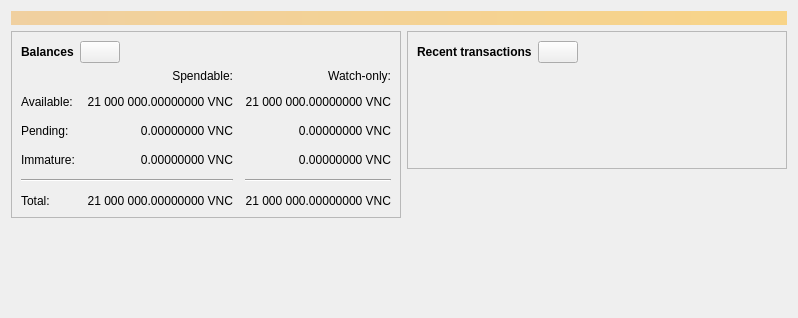
<?xml version="1.0" encoding="UTF-8"?>
<ui version="4.0">
 <class>OverviewPage</class>
 <widget class="QWidget" name="OverviewPage">
  <property name="geometry">
   <rect>
    <x>0</x>
    <y>0</y>
    <width>798</width>
    <height>318</height>
   </rect>
  </property>
  <property name="windowTitle">
   <string>Form</string>
  </property>
  <layout class="QVBoxLayout" name="topLayout">
   <item>
    <widget class="QLabel" name="labelAlerts">
     <property name="visible">
      <bool>false</bool>
     </property>
     <property name="styleSheet">
      <string notr="true">QLabel { background-color: qlineargradient(x1: 0, y1: 0, x2: 1, y2: 0, stop:0 #F0D0A0, stop:1 #F8D488); color:#000000; }</string>
     </property>
     <property name="wordWrap">
      <bool>true</bool>
     </property>
     <property name="margin">
      <number>3</number>
     </property>
     <property name="textInteractionFlags">
      <set>Qt::TextSelectableByMouse</set>
     </property>
    </widget>
   </item>
   <item>
    <layout class="QHBoxLayout" name="horizontalLayout" stretch="1,1">
     <item>
      <layout class="QVBoxLayout" name="verticalLayout_2">
       <item>
        <widget class="QFrame" name="frame">
         <property name="frameShape">
          <enum>QFrame::StyledPanel</enum>
         </property>
         <property name="frameShadow">
          <enum>QFrame::Raised</enum>
         </property>
         <layout class="QVBoxLayout" name="verticalLayout_4">
          <item>
           <layout class="QHBoxLayout" name="horizontalLayout_4">
            <item>
             <widget class="QLabel" name="label_5">
              <property name="font">
               <font>
                <weight>75</weight>
                <bold>true</bold>
               </font>
              </property>
              <property name="text">
               <string>Balances</string>
              </property>
             </widget>
            </item>
            <item>
             <widget class="QPushButton" name="labelWalletStatus">
              <property name="enabled">
               <bool>true</bool>
              </property>
              <property name="maximumSize">
               <size>
                <width>45</width>
                <height>16777215</height>
               </size>
              </property>
              <property name="toolTip">
               <string>The displayed information may be out of date. Your wallet automatically synchronizes with the Vincoin network after a connection is established, but this process has not completed yet.</string>
              </property>
              <property name="text">
               <string/>
              </property>
              <property name="icon">
               <iconset resource="../vincoin.qrc">
                <normaloff>:/icons/warning</normaloff>
                <disabledoff>:/icons/warning</disabledoff>:/icons/warning</iconset>
              </property>
              <property name="iconSize">
               <size>
                <width>24</width>
                <height>24</height>
               </size>
              </property>
             </widget>
            </item>
            <item>
             <spacer name="horizontalSpacer_3">
              <property name="orientation">
               <enum>Qt::Horizontal</enum>
              </property>
              <property name="sizeHint" stdset="0">
               <size>
                <width>40</width>
                <height>20</height>
               </size>
              </property>
             </spacer>
            </item>
           </layout>
          </item>
          <item>
           <layout class="QGridLayout" name="gridLayout">
            <property name="spacing">
             <number>12</number>
            </property>
            <item row="2" column="2">
             <widget class="QLabel" name="labelWatchPending">
              <property name="cursor">
               <cursorShape>IBeamCursor</cursorShape>
              </property>
              <property name="toolTip">
               <string>Unconfirmed transactions to watch-only addresses</string>
              </property>
              <property name="text">
               <string notr="true">0.00000000 VNC</string>
              </property>
              <property name="alignment">
               <set>Qt::AlignRight|Qt::AlignTrailing|Qt::AlignVCenter</set>
              </property>
              <property name="textInteractionFlags">
               <set>Qt::LinksAccessibleByMouse|Qt::TextSelectableByKeyboard|Qt::TextSelectableByMouse</set>
              </property>
             </widget>
            </item>
            <item row="2" column="1">
             <widget class="QLabel" name="labelUnconfirmed">
              <property name="cursor">
               <cursorShape>IBeamCursor</cursorShape>
              </property>
              <property name="toolTip">
               <string>Total of transactions that have yet to be confirmed, and do not yet count toward the spendable balance</string>
              </property>
              <property name="text">
               <string notr="true">0.00000000 VNC</string>
              </property>
              <property name="alignment">
               <set>Qt::AlignRight|Qt::AlignTrailing|Qt::AlignVCenter</set>
              </property>
              <property name="textInteractionFlags">
               <set>Qt::LinksAccessibleByMouse|Qt::TextSelectableByKeyboard|Qt::TextSelectableByMouse</set>
              </property>
             </widget>
            </item>
            <item row="3" column="2">
             <widget class="QLabel" name="labelWatchImmature">
              <property name="cursor">
               <cursorShape>IBeamCursor</cursorShape>
              </property>
              <property name="toolTip">
               <string>Mined balance in watch-only addresses that has not yet matured</string>
              </property>
              <property name="text">
               <string notr="true">0.00000000 VNC</string>
              </property>
              <property name="alignment">
               <set>Qt::AlignRight|Qt::AlignTrailing|Qt::AlignVCenter</set>
              </property>
              <property name="textInteractionFlags">
               <set>Qt::LinksAccessibleByMouse|Qt::TextSelectableByKeyboard|Qt::TextSelectableByMouse</set>
              </property>
             </widget>
            </item>
            <item row="4" column="0" colspan="2">
             <widget class="Line" name="line">
              <property name="orientation">
               <enum>Qt::Horizontal</enum>
              </property>
             </widget>
            </item>
            <item row="4" column="2">
             <widget class="Line" name="lineWatchBalance">
              <property name="sizePolicy">
               <sizepolicy hsizetype="Preferred" vsizetype="Fixed">
                <horstretch>0</horstretch>
                <verstretch>0</verstretch>
               </sizepolicy>
              </property>
              <property name="minimumSize">
               <size>
                <width>140</width>
                <height>0</height>
               </size>
              </property>
              <property name="orientation">
               <enum>Qt::Horizontal</enum>
              </property>
             </widget>
            </item>
            <item row="5" column="0">
             <widget class="QLabel" name="labelTotalText">
              <property name="text">
               <string>Total:</string>
              </property>
             </widget>
            </item>
            <item row="3" column="1">
             <widget class="QLabel" name="labelImmature">
              <property name="cursor">
               <cursorShape>IBeamCursor</cursorShape>
              </property>
              <property name="toolTip">
               <string>Mined balance that has not yet matured</string>
              </property>
              <property name="text">
               <string notr="true">0.00000000 VNC</string>
              </property>
              <property name="alignment">
               <set>Qt::AlignRight|Qt::AlignTrailing|Qt::AlignVCenter</set>
              </property>
              <property name="textInteractionFlags">
               <set>Qt::LinksAccessibleByMouse|Qt::TextSelectableByKeyboard|Qt::TextSelectableByMouse</set>
              </property>
             </widget>
            </item>
            <item row="2" column="3">
             <spacer name="horizontalSpacer_2">
              <property name="orientation">
               <enum>Qt::Horizontal</enum>
              </property>
              <property name="sizeHint" stdset="0">
               <size>
                <width>40</width>
                <height>20</height>
               </size>
              </property>
             </spacer>
            </item>
            <item row="3" column="0">
             <widget class="QLabel" name="labelImmatureText">
              <property name="text">
               <string>Immature:</string>
              </property>
             </widget>
            </item>
            <item row="5" column="1">
             <widget class="QLabel" name="labelTotal">
              <property name="cursor">
               <cursorShape>IBeamCursor</cursorShape>
              </property>
              <property name="toolTip">
               <string>Your current total balance</string>
              </property>
              <property name="text">
               <string notr="true">21 000 000.00000000 VNC</string>
              </property>
              <property name="alignment">
               <set>Qt::AlignRight|Qt::AlignTrailing|Qt::AlignVCenter</set>
              </property>
              <property name="textInteractionFlags">
               <set>Qt::LinksAccessibleByMouse|Qt::TextSelectableByKeyboard|Qt::TextSelectableByMouse</set>
              </property>
             </widget>
            </item>
            <item row="5" column="2">
             <widget class="QLabel" name="labelWatchTotal">
              <property name="cursor">
               <cursorShape>IBeamCursor</cursorShape>
              </property>
              <property name="toolTip">
               <string>Current total balance in watch-only addresses</string>
              </property>
              <property name="text">
               <string notr="true">21 000 000.00000000 VNC</string>
              </property>
              <property name="alignment">
               <set>Qt::AlignRight|Qt::AlignTrailing|Qt::AlignVCenter</set>
              </property>
              <property name="textInteractionFlags">
               <set>Qt::LinksAccessibleByMouse|Qt::TextSelectableByKeyboard|Qt::TextSelectableByMouse</set>
              </property>
             </widget>
            </item>
            <item row="0" column="2">
             <widget class="QLabel" name="labelWatchonly">
              <property name="text">
               <string>Watch-only:</string>
              </property>
              <property name="alignment">
               <set>Qt::AlignRight|Qt::AlignTrailing|Qt::AlignVCenter</set>
              </property>
             </widget>
            </item>
            <item row="1" column="0">
             <widget class="QLabel" name="labelBalanceText">
              <property name="text">
               <string>Available:</string>
              </property>
             </widget>
            </item>
            <item row="1" column="1">
             <widget class="QLabel" name="labelBalance">
              <property name="cursor">
               <cursorShape>IBeamCursor</cursorShape>
              </property>
              <property name="toolTip">
               <string>Your current spendable balance</string>
              </property>
              <property name="text">
               <string notr="true">21 000 000.00000000 VNC</string>
              </property>
              <property name="alignment">
               <set>Qt::AlignRight|Qt::AlignTrailing|Qt::AlignVCenter</set>
              </property>
              <property name="textInteractionFlags">
               <set>Qt::LinksAccessibleByMouse|Qt::TextSelectableByKeyboard|Qt::TextSelectableByMouse</set>
              </property>
             </widget>
            </item>
            <item row="1" column="2">
             <widget class="QLabel" name="labelWatchAvailable">
              <property name="cursor">
               <cursorShape>IBeamCursor</cursorShape>
              </property>
              <property name="toolTip">
               <string>Your current balance in watch-only addresses</string>
              </property>
              <property name="text">
               <string notr="true">21 000 000.00000000 VNC</string>
              </property>
              <property name="alignment">
               <set>Qt::AlignRight|Qt::AlignTrailing|Qt::AlignVCenter</set>
              </property>
              <property name="textInteractionFlags">
               <set>Qt::LinksAccessibleByMouse|Qt::TextSelectableByKeyboard|Qt::TextSelectableByMouse</set>
              </property>
             </widget>
            </item>
            <item row="2" column="0">
             <widget class="QLabel" name="labelPendingText">
              <property name="text">
               <string>Pending:</string>
              </property>
             </widget>
            </item>
            <item row="0" column="1">
             <widget class="QLabel" name="labelSpendable">
              <property name="text">
               <string>Spendable:</string>
              </property>
              <property name="alignment">
               <set>Qt::AlignRight|Qt::AlignTrailing|Qt::AlignVCenter</set>
              </property>
             </widget>
            </item>
           </layout>
          </item>
         </layout>
        </widget>
       </item>
       <item>
        <spacer name="verticalSpacer">
         <property name="orientation">
          <enum>Qt::Vertical</enum>
         </property>
         <property name="sizeHint" stdset="0">
          <size>
           <width>20</width>
           <height>40</height>
          </size>
         </property>
        </spacer>
       </item>
      </layout>
     </item>
     <item>
      <layout class="QVBoxLayout" name="verticalLayout_3">
       <item>
        <widget class="QFrame" name="frame_2">
         <property name="frameShape">
          <enum>QFrame::StyledPanel</enum>
         </property>
         <property name="frameShadow">
          <enum>QFrame::Raised</enum>
         </property>
         <layout class="QVBoxLayout" name="verticalLayout">
          <item>
           <layout class="QHBoxLayout" name="horizontalLayout_2">
            <item>
             <widget class="QLabel" name="label_4">
              <property name="font">
               <font>
                <weight>75</weight>
                <bold>true</bold>
               </font>
              </property>
              <property name="text">
               <string>Recent transactions</string>
              </property>
             </widget>
            </item>
            <item>
             <widget class="QPushButton" name="labelTransactionsStatus">
              <property name="enabled">
               <bool>true</bool>
              </property>
              <property name="maximumSize">
               <size>
                <width>45</width>
                <height>16777215</height>
               </size>
              </property>
              <property name="toolTip">
               <string>The displayed information may be out of date. Your wallet automatically synchronizes with the Vincoin network after a connection is established, but this process has not completed yet.</string>
              </property>
              <property name="text">
               <string/>
              </property>
              <property name="icon">
               <iconset resource="../vincoin.qrc">
                <normaloff>:/icons/warning</normaloff>
                <disabledoff>:/icons/warning</disabledoff>:/icons/warning</iconset>
              </property>
              <property name="iconSize">
               <size>
                <width>24</width>
                <height>24</height>
               </size>
              </property>
             </widget>
            </item>
            <item>
             <spacer name="horizontalSpacer">
              <property name="orientation">
               <enum>Qt::Horizontal</enum>
              </property>
              <property name="sizeHint" stdset="0">
               <size>
                <width>40</width>
                <height>20</height>
               </size>
              </property>
             </spacer>
            </item>
           </layout>
          </item>
          <item>
           <widget class="TransactionOverviewWidget" name="listTransactions">
            <property name="styleSheet">
             <string notr="true">QListView { background: transparent; }</string>
            </property>
            <property name="frameShape">
             <enum>QFrame::NoFrame</enum>
            </property>
            <property name="verticalScrollBarPolicy">
             <enum>Qt::ScrollBarAlwaysOff</enum>
            </property>
            <property name="horizontalScrollBarPolicy">
             <enum>Qt::ScrollBarAlwaysOff</enum>
            </property>
            <property name="sizeAdjustPolicy">
             <enum>QAbstractScrollArea::AdjustToContents</enum>
            </property>
            <property name="selectionMode">
             <enum>QAbstractItemView::NoSelection</enum>
            </property>
            <property name="uniformItemSizes">
             <bool>true</bool>
            </property>
           </widget>
          </item>
         </layout>
        </widget>
       </item>
       <item>
        <spacer name="verticalSpacer_2">
         <property name="orientation">
          <enum>Qt::Vertical</enum>
         </property>
         <property name="sizeHint" stdset="0">
          <size>
           <width>20</width>
           <height>40</height>
          </size>
         </property>
        </spacer>
       </item>
      </layout>
     </item>
    </layout>
   </item>
  </layout>
 </widget>
 <customwidgets>
  <customwidget>
   <class>TransactionOverviewWidget</class>
   <extends>QListView</extends>
   <header>qt/transactionoverviewwidget.h</header>
  </customwidget>
 </customwidgets>
 <resources/>
 <connections/>
</ui>
